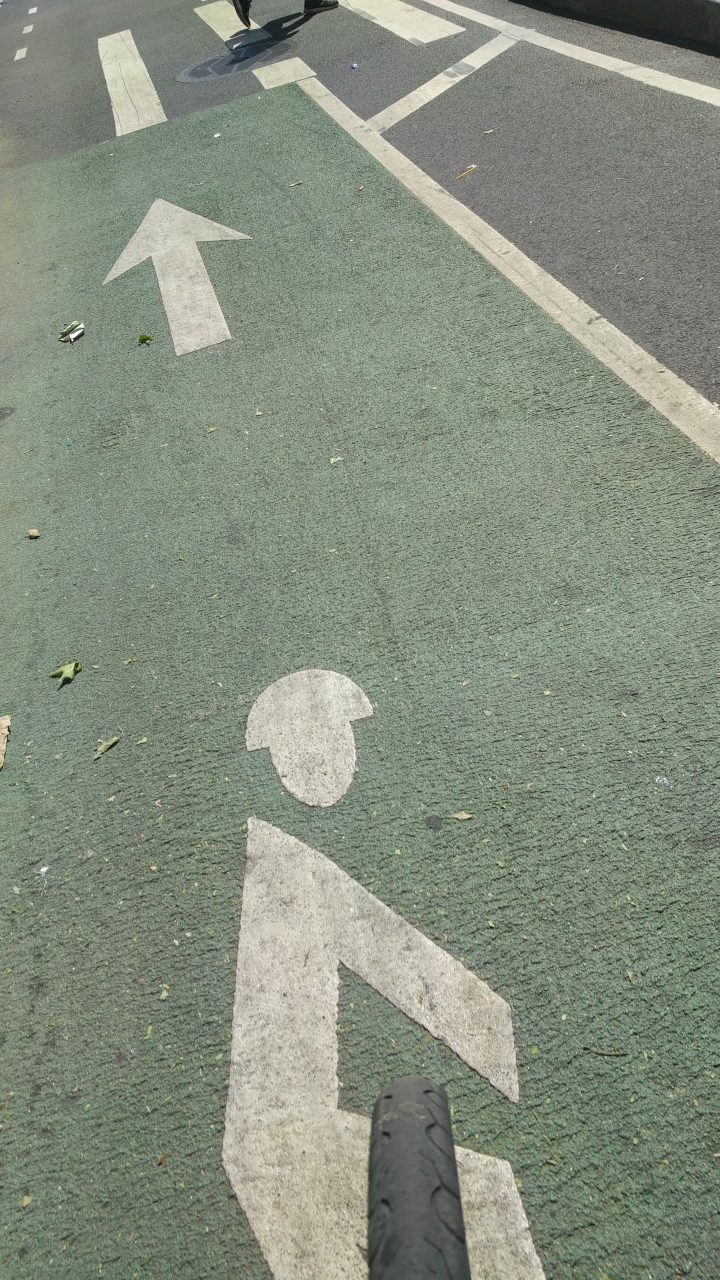
#> input picture image/image/331670_3b530_5921e8b6da26d.jpg, 2160 x 3840 px, found by its file name (shown at 1/3 size)
$ jupyter execute --allow-errors OPENCV_colScore.ipynb   (shell and % lines are left out)   (Python 2 division)
#> lines starting #> are read from the running program, lines starting #| are printed output that depends on the picture; after the words box and inside, x2 and y2 are one past the last pixel; in counts of white or black regions, pixels touching at a corner belong together
### loadOSCdata1.py
import pandas as pd
import geopandas as gpd
import datetime
import numpy as np
from shapely.geometry import Point, LineString
import shapely.wkt
import os
import json

def getOSCjson(OSCid):
    '''
    This function takes a OSC track id and
    returns a json file load in a Python dict
    '''

    query = "curl 'http://openstreetcam.org/details' -H 'Referer: http://openstreetcam.org/details/" + str(OSCid) + "/0' -H 'X-Requested-With: XMLHttpRequest' -H 'Connection: keep-alive' --data 'id=" + str(OSCid) + "&platform=web' --compressed >> osc.json"
    os.system(query)

    #read json file
    with open('osc.json') as data_file:
        data = json.load(data_file)

    os.system('rm osc.json')

    return data


# [22 lines left out: function queryCV, not called in this run]


def downloadData(OSCid, X = True, Y = True, Z = True):
    '''
    This function takes a text file from OSC in the phone
    The axis we want to consider to compute the final vector (X, Y, Z)
    And the output formats and file
    and returns a dataframe with the V values for each gps coordinate point
    '''


    apiOutput = getOSCjson(OSCid)
    apiOutput = apiOutput['osv']
    textfile='http://openstreetcam.org/'+apiOutput['meta_data_filename']

    #read original data from file within track.txt.gz used by OSC to store sensor data
    data = pd.read_csv(textfile,sep=';',
                   skiprows=[0],
                   skipfooter=1,
                   usecols=[0,1,2,9,10,11,15],
                   header=None,
                   engine = 'python')

    #naming of columns
    data.columns = ['timestamp','long','lat','accelerationX','accelerationY','accelerationZ','point_id']


    #remove all empty rows except timestamp
    emtpy = data.iloc[:,1:].isnull().sum(axis=1) == data.shape[1]-1
    data = data.loc[~emtpy,:]
    data.index=range(data.shape[0])


    data.dropna(axis=0,how='all',
                subset = ['long','lat','accelerationX','accelerationY','accelerationZ','point_id'],
                inplace=True)


    #CREATE A PHOTOS DATAFRAME
    dataPhotos = data.loc[~data.point_id.isnull(),['timestamp','point_id']]
    data.drop(['point_id'],axis=1,inplace=True)


    #Create accelerometer dataframe
    #create the geography
    gpsDataPoints =  data.loc[~ (data['long'].isnull()),['timestamp','long','lat']]
    gpsDataPoints['pointIndex'] = gpsDataPoints.index

    geometry = []
    for i in range(len(gpsDataPoints.index)):
        if i == (len(gpsDataPoints.index)-1):
            line = np.nan
        else:
            #get start and end points for each line
            startPoint = Point(gpsDataPoints['long'].loc[gpsDataPoints.index[i]], gpsDataPoints['lat'].loc[gpsDataPoints.index[i]])
            endPoint = Point(gpsDataPoints['long'].loc[gpsDataPoints.index[i+1]], gpsDataPoints['lat'].loc[gpsDataPoints.index[i+1]])
            #convert to shapely wkt
            line = LineString([startPoint,endPoint]).wkt
            geometry.append(shapely.wkt.loads(line).centroid)

    gpsDataPoints = gpsDataPoints.iloc[:-1]
    crs = {'init': 'epsg:4326'}
    gpsDataPoints = gpd.GeoDataFrame(gpsDataPoints, crs=crs, geometry=geometry)

    #Asign to data the index of the points with GPS data
    data.drop(['timestamp'],axis=1,inplace=True)
    data = data.merge(gpsDataPoints.drop(['timestamp','geometry'],axis=1),how='left')
    data['pointIndex'] = data['pointIndex'].fillna(method='ffill')

    #shift data lag 1 to take the vector of the difference in axis XYZ
    dataShifted = data.shift(1)
    dataShifted.drop(['long','lat','pointIndex'],axis=1,inplace=True)
    dataShifted.columns = ['accelerationXShift','accelerationYShift','accelerationZShift']

    #concatenate datasets
    data = pd.concat([data,dataShifted],axis=1)
    data.drop(['long','lat'],axis=1,inplace=True)
    data.dropna(axis=0,how='any',inplace=True)

    #compute vector

    data['V'] = np.sqrt((data.accelerationX-data.accelerationXShift) ** 2 * X + \
    (data.accelerationY-data.accelerationYShift) ** 2 * Y + \
    (data.accelerationZ-data.accelerationZShift) ** 2 * Z)

    #get the sum of every lag BY line defined by the starting point (with GPS data)
    vectorInformation = data.loc[:,['pointIndex','V']].groupby(by=['pointIndex']).sum()
    vectorInformation.reset_index(inplace=True)
    gpsDataPoints = gpsDataPoints.merge(vectorInformation)


    #Create photos dataframe
    photoPoints = []
    photoV = []
    pictureUrl = []
    cvLabels = []
    dates = []

    #for each photo, search accelerometer points data, and:
        ## compute the mean of the final accelerometer V vector for all the points between that photo and the next
        ## get the coordinate of the first point

    for i in range(dataPhotos.shape[0]):
        if i == (dataPhotos.shape[0]-1):
                dataAggregated = gpsDataPoints.loc[(gpsDataPoints.timestamp > dataPhotos.timestamp.iloc[i]),:]
        else:
            dataAggregated = gpsDataPoints.loc[(gpsDataPoints.timestamp > dataPhotos.timestamp.iloc[i]) & (gpsDataPoints.timestamp < dataPhotos.timestamp.iloc[i+1]),:]
        #get V and GPS data
        photoV.append(dataAggregated.V.mean())
        photoPoints.append(dataAggregated.geometry.iloc[0])

        #conversion into timestamp

        dates.append(datetime.datetime.fromtimestamp(dataPhotos['timestamp'].iloc[i]))

        #get photo url and label
        pictureName = apiOutput['photos'][i]['name']

        oscURL = 'http://'+pictureName[0:8]+'.openstreetcam.org/'+pictureName[9:]

        pictureUrl.append(oscURL)
        cvLabel = queryCV(oscURL)

        cvLabels.append(cvLabel)

    dataPhotos['v_value'] = photoV
    dataPhotos['geometry'] = photoPoints
    dataPhotos['image_url'] = pictureUrl
    dataPhotos['image_lab'] = cvLabels
    dataPhotos['timestamp'] = dates
    dataPhotos['trip_id'] = OSCid

    crs = {'init': 'epsg:4326'}

    dataPhotos = gpd.GeoDataFrame(dataPhotos, crs=crs, geometry = dataPhotos.geometry)
    #get photo url for each photo

    return dataPhotos


# [72 lines left out: function snapToBikelane, not called in this run]
    #return pointsDF.drop(['line','point_id'],axis=1)

### OPENCV_colScore.ipynb
[cell 1]
import cv2
import numpy as np
import os
from IPython.display import Image
import pandas as pd
import matplotlib.cm as cm
import matplotlib.pyplot as plt
import urllib2
import cStringIO
import PIL.Image
from skimage import io

pd.options.display.max_columns = 120
plt.rcParams["figure.figsize"] = [10,10]

[cell 2]
url = "http://storage3.openstreetcam.org/files/photo/2017/5/21/proc/331670_3b530_5921e8b6da26d.jpg"

[cell 3]
from skimage import io
img = io.imread(url)
#> img is the input picture: shape (3840, 2160, 3); mean R, G, B 133.6, 143, 127

#> (a cell that did not finish here is left out)

[cell 5]
base = cv2.imread('data/331670/331670_3b530_5921e8b6da26d.jpg')

[cell 6]
hsv = cv2.cvtColor(base, cv2.COLOR_BGR2HSV)
#> hsv: shape (3840, 2160, 3); mean H, S, V 47.8, 30.8, 143.6

[cell 7]
green = np.uint8([[[103,115,101 ]]])

hsv_green = cv2.cvtColor(green,cv2.COLOR_BGR2HSV)

print hsv_green

[cell 8]
lower = np.array([10,31,31])
upper = np.array([115,255,255])

[cell 9]
mask = cv2.inRange(hsv, lower, upper)
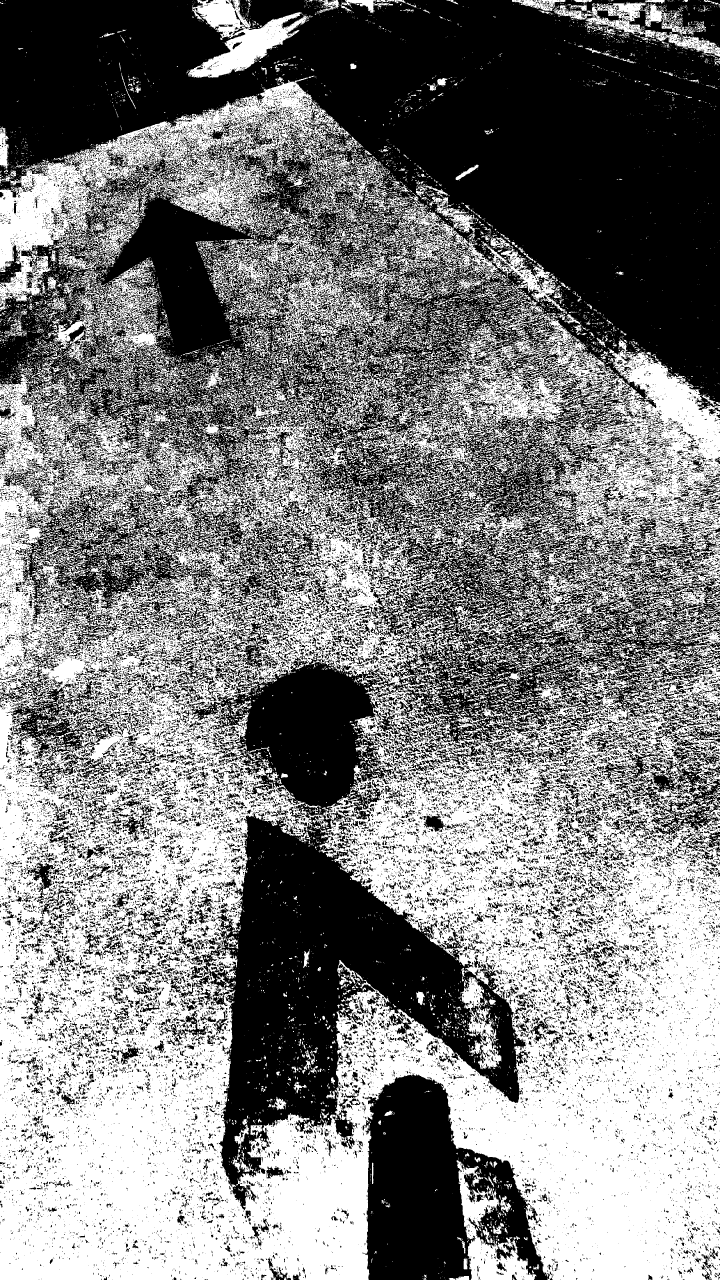
#> mask: shape (3840, 2160) (shown at 1/3 size); 50.3% white; 42076 black regions (34318 under 20 px), largest, box (x1, y1, x2, y2) and area: (0, 0, 2160, 2456) 2441480, (572, 2433, 1586, 3630) 442008, (1087, 3220, 1649, 3840) 197375

[cell 10]
res = cv2.bitwise_and(base,base, mask= mask)

[cell 11]
print sum(sum(hsv-res)[0]+sum(hsv-res)[1]+sum(hsv-res)[2])
#| 251

[cell 12]
base1 = cv2.imread('data/331670/331670_05f45_5921e8ef30eb8.jpg')
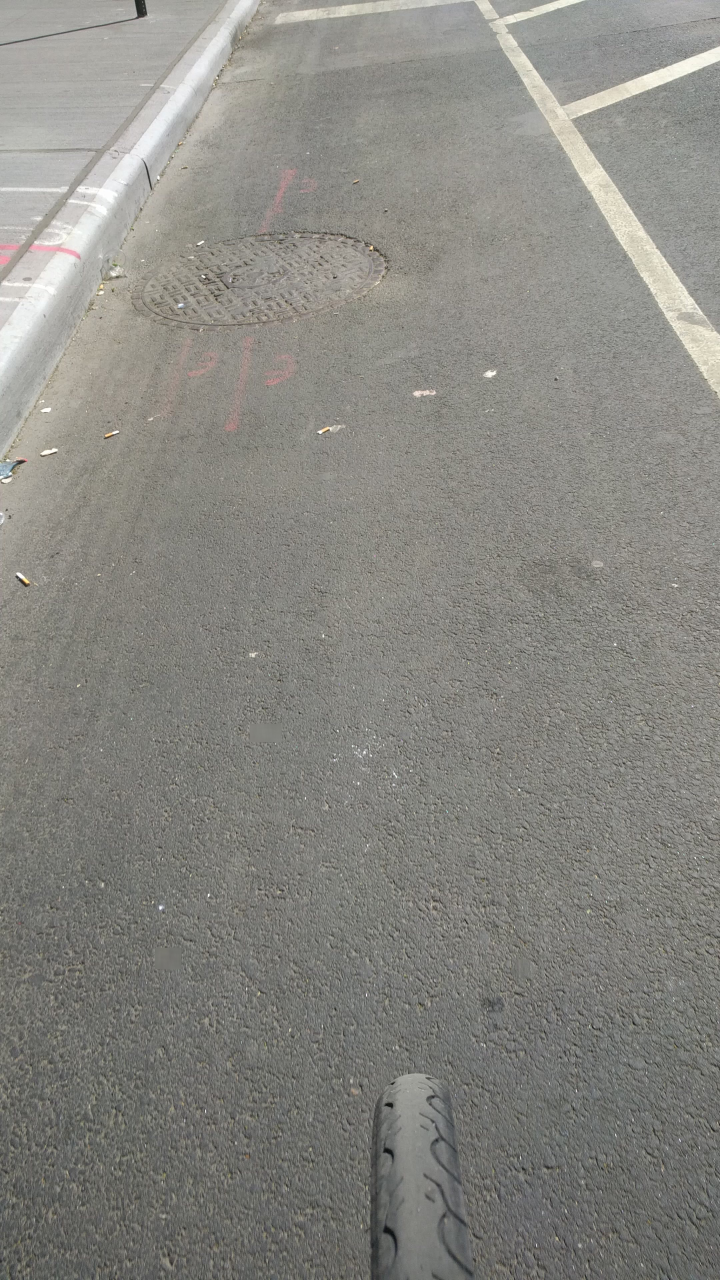
#> input picture image/image/331670_05f45_5921e8ef30eb8.jpg, 2160 x 3840 px, found by its file name (shown at 1/3 size)
#> base1 is the input picture: shape (3840, 2160, 3); mean B, G, R 128.9, 134.6, 135.5

[cell 13]
plt.imshow(base1)
#> (this line was passed over: IPython is not available in this run)

[cell 14]
hsv1 = cv2.cvtColor(base1, cv2.COLOR_BGR2HSV)
#> hsv1: shape (3840, 2160, 3); mean H, S, V 29.8, 13.3, 136

[cell 15]
mask1 = cv2.inRange(hsv1, lower, upper)
#> mask1: shape (3840, 2160); 1.1% white; 4646 white regions (4040 under 20 px), largest, box (x1, y1, x2, y2) and area: (473, 1011, 582, 1255) 5382, (287, 817, 432, 936) 3711, (423, 888, 576, 976) 3283

[cell 16]
res1 = cv2.bitwise_and(base1,base1, mask= mask1)

#> (a cell that did not finish here is left out)

[cell 18]
print sum(sum(hsv1-res1)[0]+sum(hsv1-res1)[1]+sum(hsv1-res1)[2])
#| 138

[cell 19]
test = cv2.imread('data/331670/331670_4a495_5921e8e90a39e.jpg')
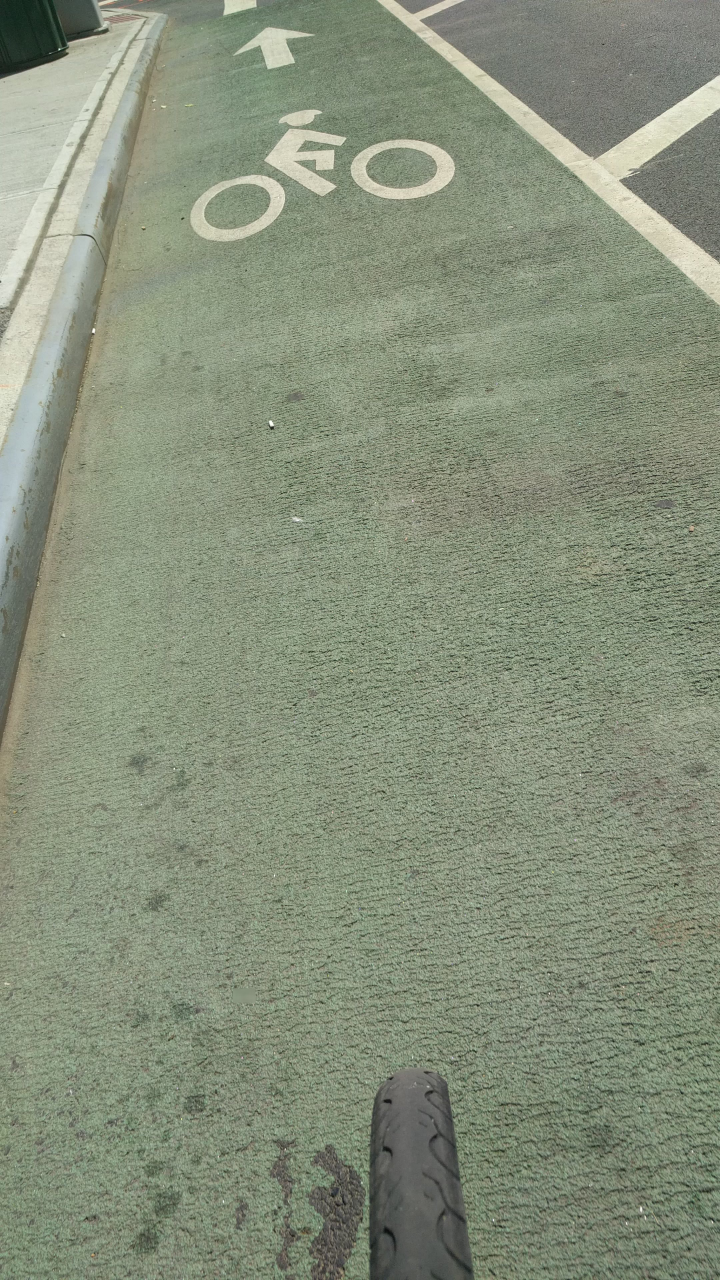
#> input picture image/image/331670_4a495_5921e8e90a39e.jpg, 2160 x 3840 px, found by its file name (shown at 1/3 size)
#> test is the input picture: shape (3840, 2160, 3); mean B, G, R 123, 144.1, 134.8

[cell 20]
plt.imshow(test)
#> (this line was passed over: IPython is not available in this run)

[cell 21]
hsv2 = cv2.cvtColor(test, cv2.COLOR_BGR2HSV)
#> hsv2: shape (3840, 2160, 3); mean H, S, V 43.4, 39, 144.2

[cell 22]
mask2 = cv2.inRange(hsv2, lower, upper)
#> mask2: shape (3840, 2160); 84.1% white; 33298 black regions (31124 under 20 px), largest, box (x1, y1, x2, y2) and area: (0, 0, 728, 2147) 422226, (1184, 0, 2160, 860) 381436, (1104, 3193, 1423, 3840) 162390

[cell 23]
res2 = cv2.bitwise_and(test,test, mask= mask2)
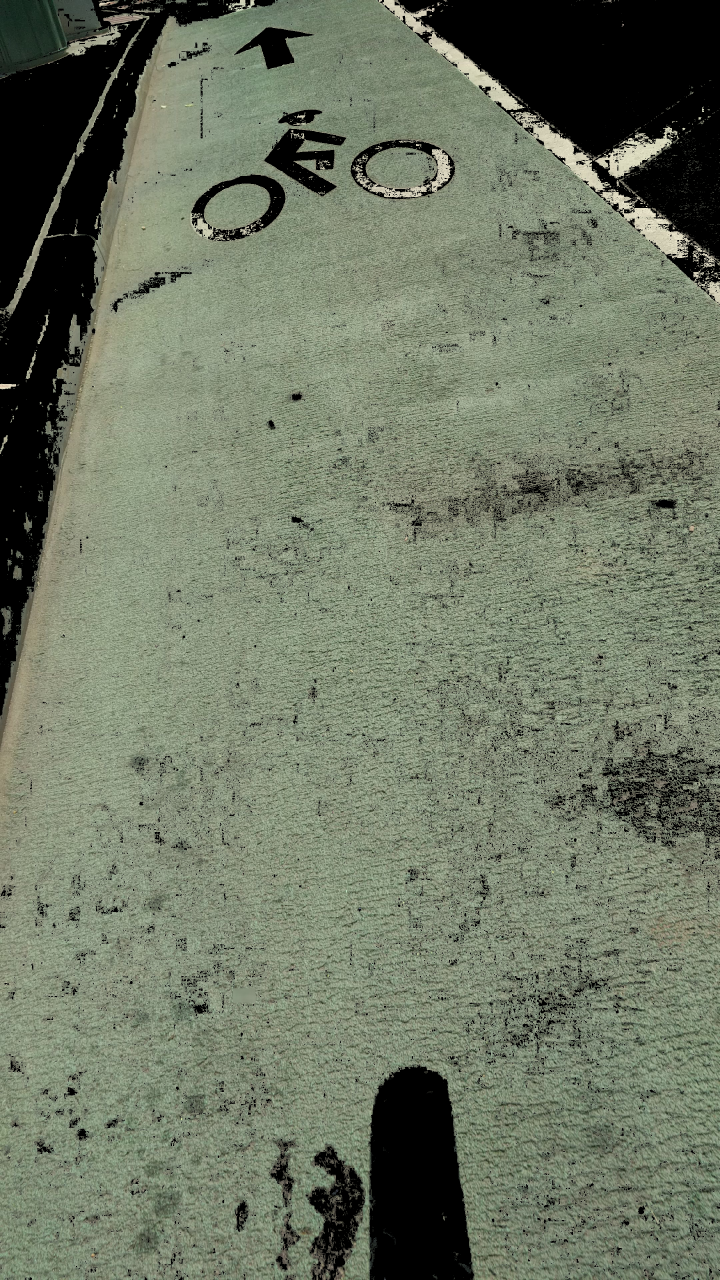
#> res2: shape (3840, 2160, 3) (shown at 1/3 size); mean B, G, R 100.4, 119.6, 110.9

[cell 24]
plt.imshow(res2)
#> (this line was passed over: IPython is not available in this run)

[cell 25]
print sum(sum(hsv2-res2)[0]+sum(hsv2-res2)[1]+sum(hsv2-res2)[2])
#| 553

[cell 26]
def score(image):
    hsv = cv2.cvtColor(image, cv2.COLOR_BGR2HSV)
    mask = cv2.inRange(hsv, lower, upper)
    res = cv2.bitwise_and(image,image, mask= mask)
    score = sum(sum(hsv-res)[0]+sum(hsv-res)[1]+sum(hsv-res)[2])
    print score

[cell 27]
def colScore(url):
    image = io.imread(url)
    hsv = cv2.cvtColor(image, cv2.COLOR_BGR2HSV)
    mask = cv2.inRange(hsv, lower, upper)
    res = cv2.bitwise_and(image,image, mask= mask)
    score = sum(sum(hsv-res)[0]+sum(hsv-res)[1]+sum(hsv-res)[2])
    print score

### Example

[cell 28]
#### LOAD DATA

[cell 29]
import os,sys,inspect
currentdir = os.path.dirname(os.path.abspath(inspect.getfile(inspect.currentframe())))
parentdir = os.path.dirname(currentdir)
src = os.path.join(parentdir,'src')
sys.path.insert(0,src)
import loadOSCdata1
import pandas as pd
import numpy as np
import geopandas as gpd
#import matplotlib.pyplot as plt
#%matplotlib inline
import json

[cell 30]
OSCid = 331670

#> (a cell that did not finish here is left out)

data.head()

#> (a cell that did not finish here is left out)

[cell 33]
print url

#> (a cell that did not finish here is left out)

[cell 35]
plt.imshow(img)
#> (this line was passed over: IPython is not available in this run)

[cell 36]
def colScore(url):
    image = io.imread(url)
    hsv = cv2.cvtColor(image, cv2.COLOR_BGR2HSV)
#> hsv: shape (3840, 2160, 3); mean H, S, V 72.2, 30.8, 143.6
    mask = cv2.inRange(hsv, lower, upper)
#> mask: shape (3840, 2160); 50.3% white; 42070 black regions (34311 under 20 px), largest, box (x1, y1, x2, y2) and area: (0, 0, 2160, 2456) 2441513, (572, 2433, 1586, 3630) 442001, (1087, 3220, 1649, 3840) 197374
    res = cv2.bitwise_and(image,image, mask= mask)
    score = sum(sum(hsv-res)[0]+sum(hsv-res)[1]+sum(hsv-res)[2])
#> score = 361
    print score
#| 361
